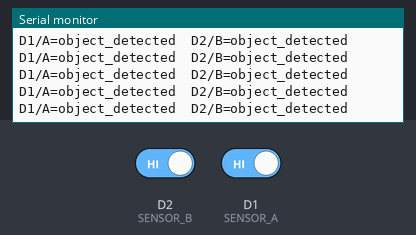
Simulated run of this sketch. Board: ESP8266 (NodeMCU). Shown: the last lines printed to the serial monitor. The inputs (shaded band) are chosen by the test bench; at power-on: D2 (SENSOR_B) HIGH, D1 (SENSOR_A) HIGH.

Above: at 1.4 s.
1.5 s: D2 (SENSOR_B) driven LOW
At 1.71 s:
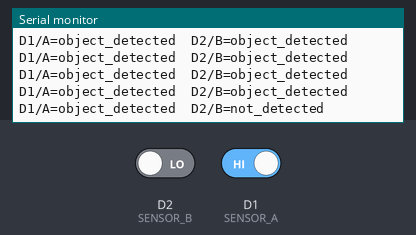
3.6 s: D1 (SENSOR_A) driven LOW
At 3.81 s:
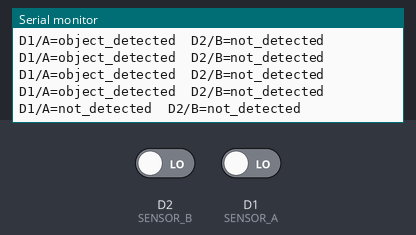
5.7 s: D2 (SENSOR_B) driven HIGH
At 5.92 s:
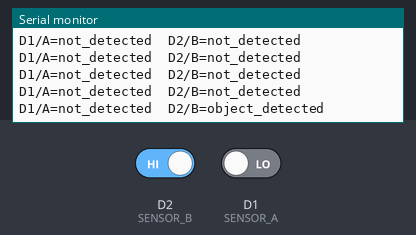

The sketch:

sensor_diagnostic.ino
```cpp
const int SENSOR_A = D1;
const int SENSOR_B = D2;

const char* sensorState(int value) {
  return value == HIGH ? "object_detected" : "not_detected";
}

void setup() {
  Serial.begin(115200);
  pinMode(SENSOR_A, INPUT_PULLUP);
  pinMode(SENSOR_B, INPUT_PULLUP);

  Serial.println();
  Serial.println("HostelPulse HW-201 pin diagnostic");
  Serial.println("Move an object in front of one sensor at a time.");
}

void loop() {
  int stateA = digitalRead(SENSOR_A);
  int stateB = digitalRead(SENSOR_B);

  Serial.print("D1/A=");
  Serial.print(sensorState(stateA));
  Serial.print("  D2/B=");
  Serial.println(sensorState(stateB));

  delay(300);
}
```

Measured:
- after the input at 1.5 s, the serial monitor: prints a new line at once (image 1)
- after the input at 3.6 s, the serial monitor: prints a new line at once (image 2)
- after the input at 5.7 s, the serial monitor: prints a new line at once (image 3)
